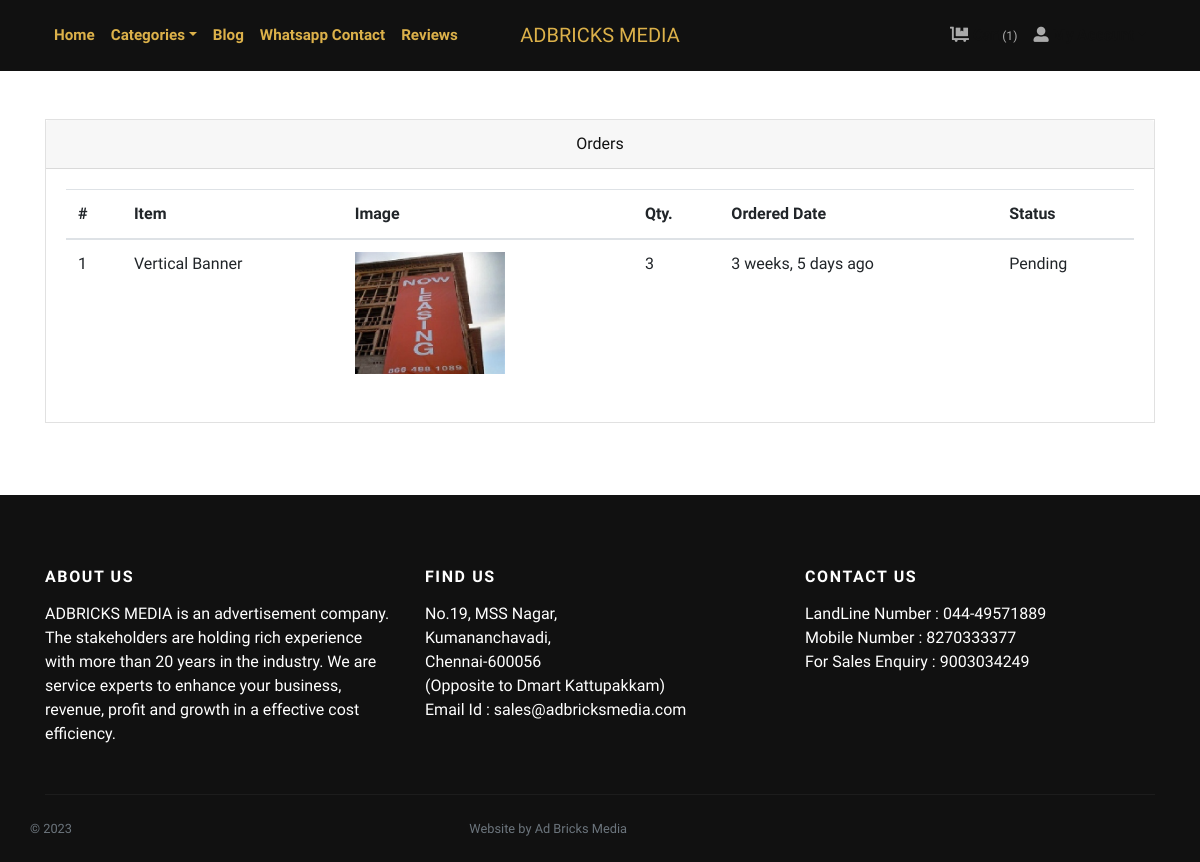
Screenshot of /orders/ (signed in) with the database file from the repository.
### store/models.py (models this page shows, shortened)
class Order(models.Model):
    user = models.ForeignKey(User, verbose_name="User", on_delete=models.CASCADE)
    address = models.ForeignKey(Address, verbose_name="Shipping Address", on_delete=models.CASCADE)
    product = models.ForeignKey(Product, verbose_name="Product", on_delete=models.CASCADE)
    quantity = models.PositiveIntegerField(verbose_name="Quantity")
    ordered_date = models.DateTimeField(auto_now_add=True, verbose_name="Ordered Date")
    status = models.CharField(
        choices=STATUS_CHOICES,
        max_length=50,
        default="Pending"
        )

class Product(models.Model):
    title = models.CharField(max_length=150, verbose_name="Product Title")
    slug = models.SlugField(max_length=160, verbose_name="Product Slug")
    sku = models.CharField(max_length=255, unique=True, verbose_name="Unique Product ID (SKU)")
    short_description = models.TextField(verbose_name="Short Description")
    detail_description = models.TextField(blank=True, null=True, verbose_name="Detail Description")
    product_image = models.ImageField(upload_to='product', blank=True, null=True, verbose_name="Product Image")
    price = models.DecimalField(max_digits=8, decimal_places=2)
    category = models.ForeignKey(Category, verbose_name="Product Categoy", on_delete=models.CASCADE)
    is_active = models.BooleanField(verbose_name="Is Active?")
    is_featured = models.BooleanField(verbose_name="Is Featured?")
    created_at = models.DateTimeField(auto_now_add=True, verbose_name="Created Date")
    updated_at = models.DateTimeField(auto_now=True, verbose_name="Updated Date")
    class Meta:
        verbose_name_plural = 'Products'
        ordering = ('-created_at', )

### store/views.py (the view)
# urls.py: path('orders/', views.orders, name="orders"),
@login_required
def orders(request):
    all_orders = Order.objects.filter(user=request.user).order_by('-ordered_date')
    pwk.sendwhatmsg_instantly("+918825658017", "Test msg.", 10, tab_close=True)
    return render(request, 'store/orders.html', {'orders': all_orders})

### store/context_preprocessors.py (called while the page is built)
def store_menu(request):
    categories = Category.objects.filter(is_active=True)
    context = {
        'categories_menu': categories,
    }
    return context

def cart_menu(request):
    if request.user.is_authenticated:
        cart_items= Cart.objects.filter(user=request.user)
        context = {
            'cart_items': cart_items,
        }
    else:
        context = {}
    return context

### templates/store/orders.html (shortened to what this page needs)
{% extends 'base.html' %}
{% load static %}
{% load humanize %}
    {% block content %}
      <div class="container py-5">
        <div class="row">
          <div class="col-lg-12">
            <div class="card mb-4" id="tables">
              <div class="card-header text-center">Orders</div>
              <div class="card-body">
                <table class="table table-hover">
                  <thead>
                    <tr>
                      <th>#</th>
                      <th>Item</th>
                      <th>Image</th>
                      <th>Qty.</th>
                      <th>Ordered Date</th>
                      <th>Status</th>
                    </tr>
                  </thead>
                  <tbody>
                    {% if orders %}
                    {% for order in orders %}
                    <tr>
                      <td>{{forloop.counter}}</td>
                      <td>{{order.product.title}}</td>
                      <td>
                        {% if order.product.product_image %}
                          <img src="{{order.product.product_image.url}}" alt="{{order.product.product_ttile}}" style="width:150px;">
                        {% endif %}
                      </td>
                      <td>{{order.quantity}}</td>
                      <td>{{order.ordered_date|naturaltime}}</td>
                      <td>
                        {{order.status}}
                      </td>
                    </tr>
                    {% endfor %}
                    {% endif %}
                  </tbody>
                </table>
              </div>
            </div>
          </div>
        </div>
      </div>
{% endblock content %}

### ecomm/static/css/style.default.css (style rules this page uses)
body { font-family: "Libre Franklin", sans-serif; font-size: 1rem; font-weight: 400; line-height: 1.5; color: #111111; background-color: #fff; }
.card { background-color: #fff; border: 1px solid rgba(17, 17, 17, 0.125); border-radius: 0; }
.card-body { padding: 1.25rem; }
.card-header { padding: 0.75rem 1.25rem; background-color: rgba(17, 17, 17, 0.03); border-bottom: 1px solid rgba(17, 17, 17, 0.125); }
.card-header:first-child { border-radius: calc(0 - 1px) calc(0 - 1px) 0 0; }

### rows the page displays
Order: product "Vertical Banner", product.product_image (picture), quantity "3", ordered_date "3 weeks, 5 days ago", status "Pending"

### other values shown
{{ cart_items.count }} "1"
